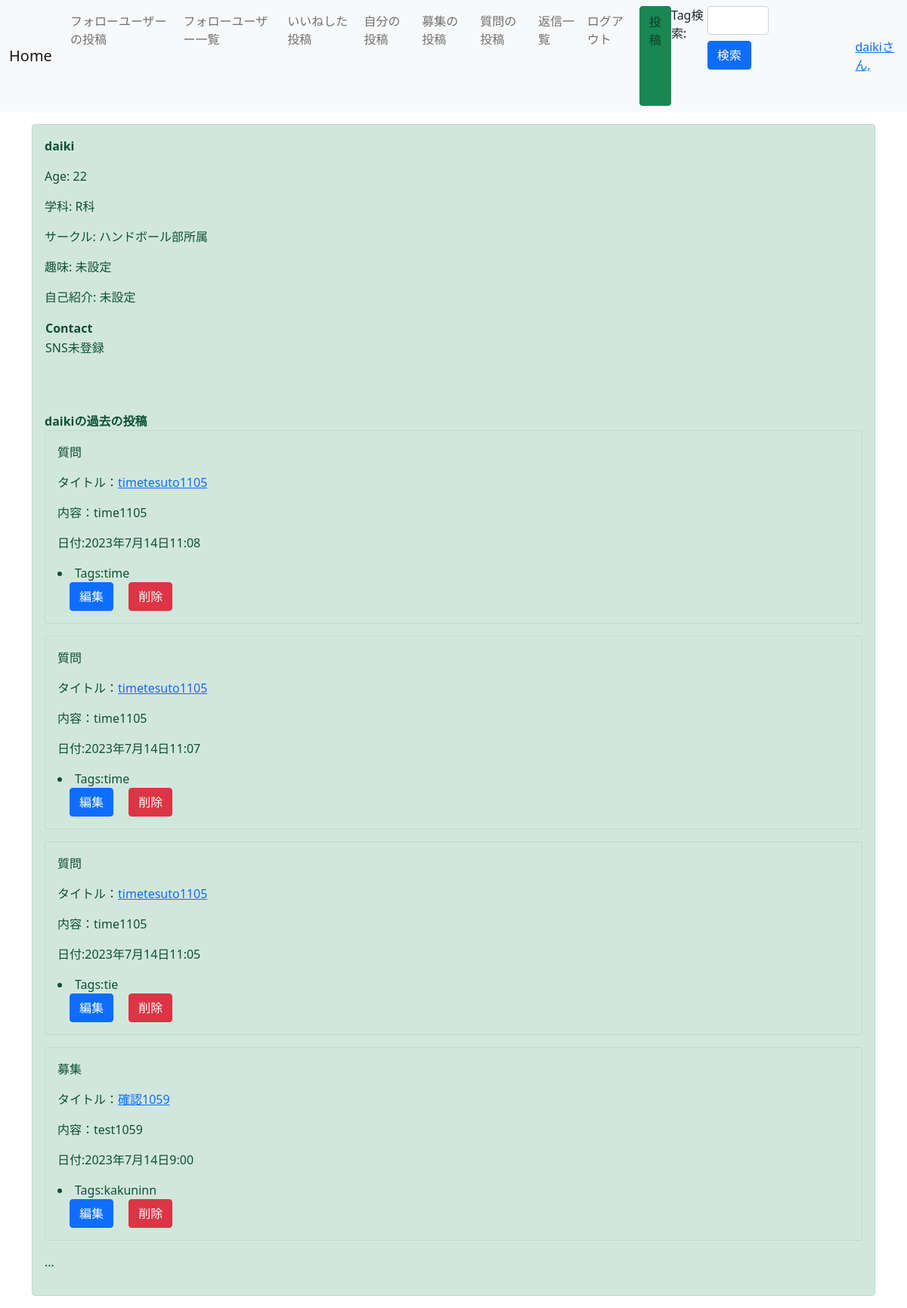
The app's page /look_user/4/ (signed in) with its own data.
### snsapp/models.py (models this page shows, shortened)
class User(AbstractBaseUser, PermissionsMixin):
    COURCES = (
      ('R',"R科"),
      ('S',"S科"),
      ('W',"W科"),
    )
    username = models.CharField(max_length=100, unique=False)
    email = models.EmailField(max_length=100, unique=True)
    course = models.CharField(max_length=10, choices=COURCES, blank=True)
    sns = models.CharField(max_length=255, blank=True)
    url_ins = models.URLField(max_length=200, blank=True)
    url_twi = models.URLField(max_length=200, blank=True)
    url_oth = models.URLField(max_length=200,)
    circle = models.CharField(max_length=100, blank=True)
    hobby = models.CharField(max_length=100, default="未設定")
    introduce = models.CharField(max_length=500, default="未設定")#要確認(誕生日不要？formでbirthdayからage計算?)
    date_of_birth = models.DateField(null='2000-1-1')
    is_active = models.BooleanField(default=False)##あとで変更、要確認
    is_staff = models.BooleanField(default=False)
    picture = models.FileField(null=True, upload_to='picture/')
    objects = UserManager()
    USERNAME_FIELD = 'email'
    REQUIRED_FIELDS = ['username']
    class Meta:
        db_table = 'user'

class Post(models.Model):
    title = models.CharField(max_length=100)
    content = models.TextField()
    image = models.ImageField(upload_to='images/', blank=True, null=True)
    user = models.ForeignKey(User, on_delete=models.CASCADE)
    like = models.ManyToManyField(User, related_name='related_post', blank=True)
    created_at = models.DateTimeField('作成日', auto_now_add=True)
    category = models.ForeignKey(Category, verbose_name='カテゴリー', on_delete=models.PROTECT, default='返信')
    tags = TaggableManager(blank=True)
    reply = models.TextField()
    class Meta:
        ordering = ["-created_at"]
        verbose_name = '投稿'
        verbose_name_plural = '投稿'

class Category(models.Model):
    name = models.CharField('カテゴリー', max_length=50,unique=True )
    def __str__(self):
        return self.name

### snsapp/views.py (the view)
# urls.py: path('look_user/<int:pk>/', LookUser.as_view(), name='look_user'),#要確認
class LookUser(View):#要確認
    def get(self, request, pk):
        post = get_object_or_404(Post, pk=pk)
        user = post.user
        if user.date_of_birth:
            today = datetime.date.today()
            birthday = user.date_of_birth
            age = (int(today.strftime("%Y%m%d")) - int(birthday.strftime("%Y%m%d"))) // 10000
        else:
            age = "未設定"
        items = Post.objects.filter(user_id=user.id)
        connection = Connection.objects.get_or_create(user=self.request.user)
        return render(request, 'look_user.html', {'user': user, 'age': age, 'items': items, 'connection': connection})

### snsapp/templates/look_user.html (shortened to what this page needs)
{% extends 'base.html' %}
{% load static %}
{% block content %}
<div class="container">
    <div class="alert alert-success" role="alert">
        <strong><hn>{{ user.username }}</hn></strong>
        <p>Age: {{ age }}</p>
        {% if user.course %}
        <p>学科: {{ user.course }}科</p>
        {% else %}
        <p>学科: 未設定</p>
        {% endif %}
        {% if user.circle %}
        <p>サークル: {{ user.circle }}所属</p>
        {% else %}
        <p>サークル: 無所属</p>
        {% endif %}
        <p>趣味: {{ user.hobby }}</p>
        <p>自己紹介: {{ user.introduce }}</p>
        <table>
            <tr><th>Contact</th></tr>
            {% if user.url_ins or user.url_twi or user.url_oth %}
                {% if user.url_ins %}
                <tr><td>Instagram </td><td><a href="{{ user.url_ins }}">リンク</a></td></tr>
                {% endif %}
                {% if user.url_twi %}
                <tr><td>Twitter </td><td><a href="{{ user.url_twi }}">リンク</a></td></tr>
                {% endif %}
                {% if user.url_oth %}
                <tr><td>その他 </td><td><a href="{{ user.url_oth }}">リンク</a></td></tr>
                {% endif %}
            {% else %}
            <td>SNS未登録</td>
            {% endif %}
        </table>
        {% if items %}
        <br><br><br>
        <strong><hn>{{ user.username }}の過去の投稿</hn></strong>
        {% for item in items %}
        <div class="alert alert-success" role="alert">
            <p>{{item.category}}</p>
            <p>タイトル：<a href="{% url 'detail' item.pk %}">{{item.title}}</a></p>
            <p>内容：{{item.content}}</p>
            <p>日付:{{item.created_at}}</p>
            {% for tag in item.tags.all %}
                <li> Tags:{{ tag.name }} </li>
            {% endfor %}
            {% if item.user == request.user %}
            <a href="{% url 'update' item.pk %}" class="btn btn-primary ms-3" tabindex="-1" role="button" aria-disabled="true">編集</a>
            <a href="{% url 'delete' item.pk %}" class="btn btn-danger ms-3" tabindex="-1" role="button" aria-disabled="true">削除</a>
             {% endif %}
        </div>
        {% endfor %}
        {% endif %}
        <p>...</p>
    </div>
</div>
{% endblock content %}

### snsapp/templates/base.html (shortened to what this page needs)
{% load static %}
<!doctype html>
<html lang="ja">
  <head>
    <link href="https://cdn.jsdelivr.net/npm/bootstrap@5.0.0-beta3/dist/css/bootstrap.min.css" rel="stylesheet">
    <link rel="stylesheet" href="https://use.fontawesome.com/releases/v5.15.1/css/all.css">
  </head>
  <body>
    <nav class="navbar navbar-expand-lg navbar-light bg-light mb-3">
        <div class="container-fluid">
          <a class="navbar-brand" href="{% url 'home' %}">Home</a>
          <div class="collapse navbar-collapse" id="navbarNavAltMarkup">
            <div class="navbar-nav">
              <div class="navbar-nav">
              <a class="nav-link" href="{% url 'follow-list' %}">フォローユーザーの投稿</a>
              <a class="nav-link" href="{% url 'followuser_list' %}">フォローユーザー一覧</a>
              <a class="nav-link" href="{% url 'related_post' %}">いいねした投稿</a>
              <a class="nav-link" href="{% url 'mypost' %}">自分の投稿</a>
              <a class="nav-link" href="{% url 'bosyu' %}">募集の投稿</a>
              <a class="nav-link" href="{% url 'situmon' %}">質問の投稿</a>
              <a class="nav-link" href="{% url 'reply' %}">返信一覧</a>
              <a class="nav-link" href="/accounts/logout/">ログアウト</a>
              <a class="nav-link btn btn-success" href="{% url 'create' %}" role="button">投稿</a>
              Tag検索:
              <form action="{% url 'tag-search' %}" method="get" class="mb-5">
                <div class="form-row">
                  <div class="col-5">
                    <input name="query" value="{{ request.GET.query }}" type="tags" class="form-control">
                  </div>
                  <div class="col">
                    <button type="submit" class="btn btn-primary">検索</button>
                  </div>
                </div>
              </form>
             </div>
            </div>
           <div>
            <a href="{% url 'edit_user' %}">{{request.user.username}}さん,</a>
          </div>
        </div>
      </nav>
      {% block content %}
      {% endblock content %}
  </body>
</html>

### records on screen
User: user.username "daiki", username "daiki", course "R", circle "ハンドボール部", hobby "未設定", introduce "未設定"
Post: category "質問", title "timetesuto1105", content "time1105", created_at "2023年7月14日11:08", shows "編集"
Tag: name "time"
Post: category "質問", title "timetesuto1105", content "time1105", created_at "2023年7月14日11:07", shows "編集"
Post: category "質問", title "timetesuto1105", content "time1105", created_at "2023年7月14日11:05", shows "編集"
Tag: name "tie"
Post: category "募集", title "確認1059", content "test1059", created_at "2023年7月14日9:00", shows "編集"
Tag: name "kakuninn"

### other values on screen
{{ age }} "22"
